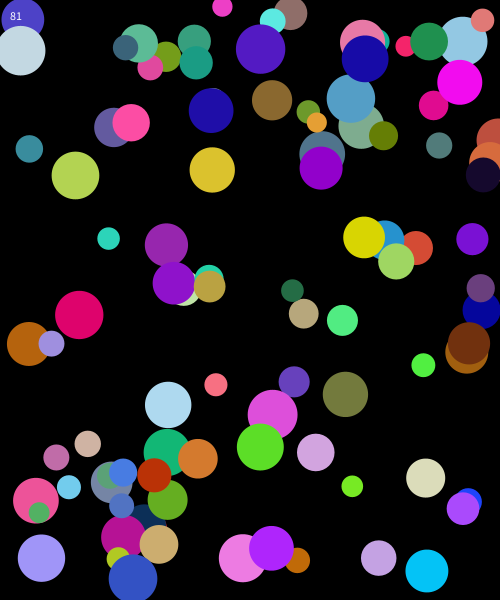
Frame 1 (no input)
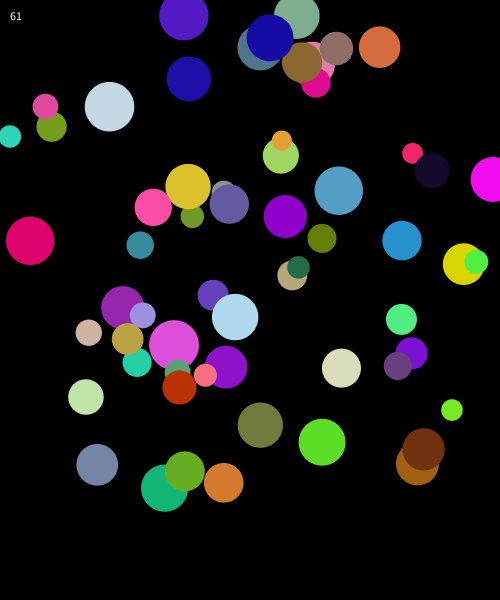
Frame 60 (the mouse pressed at the canvas centre just before this capture)
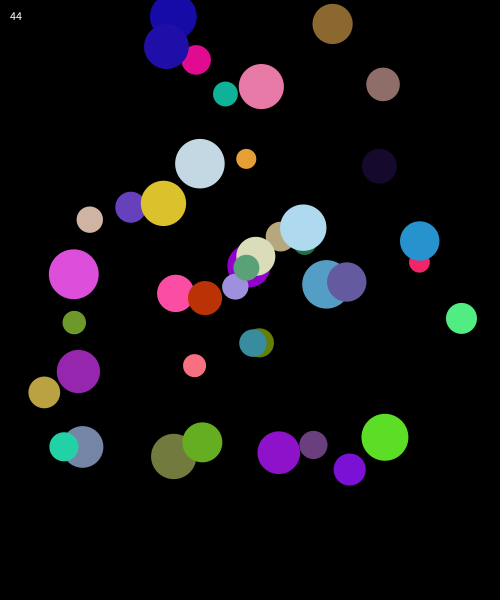
Frame 120 (the mouse held since frame 60 and released just before this capture)

The Processing sketch that drew these frames (run headless with seeded random() and noise(); from frame 60 on, the mouse is pressed at the canvas centre):

// Processing sketch: inclass_object
// ── inclass_object.pde
//
int number = 0;
//ArrayList<DataType> variableName = new ArrayList<DataType>();
ArrayList<Ball> balls = new ArrayList<Ball>();
//without ArrayList: Ball[] balls;


void setup() {
  size(500, 600);
  background(0);

  //number = new float[10];
  //balls = new Ball[10];
  for (int i=0; i<100; i++) {
    //without ArrayList: balls[i] = new Ball(random(width), random (height));
    balls.add( new Ball(random(width), random (height)));
  }
}

void draw() {
  background(0);
  //without ArrayList: for (int i=0; i<balls.length; i++) {
  //balls[i].move();
  //balls[i].display();
  for (int i=0; i< balls.size(); i++) {
    Ball b = balls.get(i);
    b.move();
    b.checkEdges();
    b.display();
  }

  //Example2
  for (int i=balls.size()-1;i>=0; i--) {
    Ball b = balls.get(i);
    if (b.isDone==true) {
      balls.remove(i);
    }
  }
  
  //Example1
  //if (balls.size()>100){
  //balls.remove(0);
  //}

  fill (255);
  text(balls.size(), 10, 20);
}

void mouseMoved() {
  balls.add( new Ball(mouseX, mouseY));
}
// ── Ball.pde
class Ball {
  //variables (fields)
  float x, y, size;
  float speedX, speedY;
  color clr;
  boolean isDone;

  //constructor
  Ball(float _x, float _y) {
    x = _x;
    y = _y;
    speedX = random(-2, 2);
    speedY = random(-2, 2);
    size = random(20, 50);
    clr = color(random(255), random(255), random(255));
    isDone = false;
  }

  //functions (methods)
  void move() {
    x += speedY;
    y -= speedX;
  }
  void checkEdges() {
    if (x<0 || x > width) {
      isDone = true;
    }
    if (y<0 || y > width) {
      isDone = true;
    }
  }


  void display() {
    pushStyle();

    noStroke();
    fill(clr);
    ellipse(x, y, size, size);

    popStyle();
  }
}
